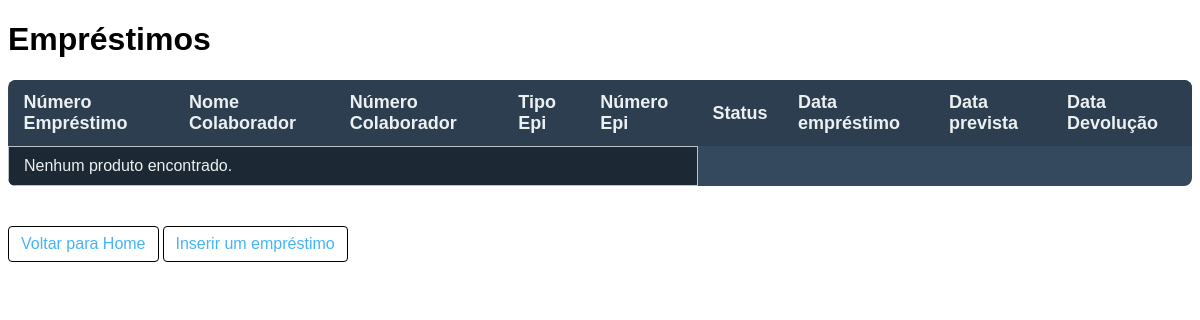
The app's page /emprestimos/, older data.
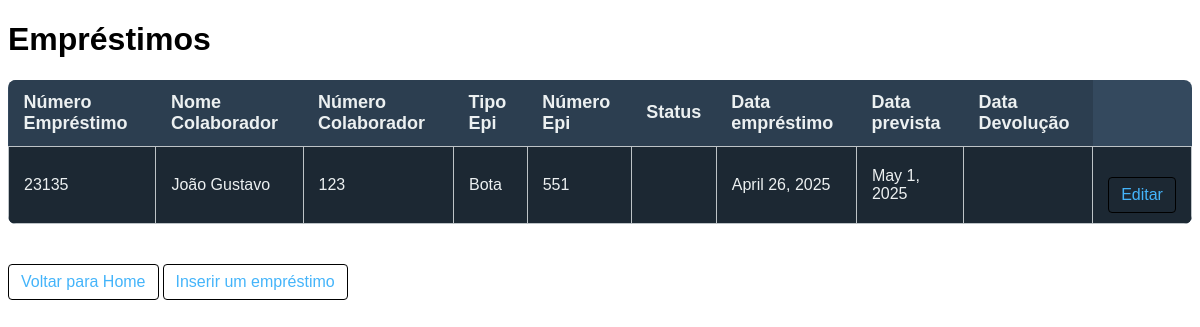
The same page, newer data.
### epi_app/models.py (models this page shows, shortened)
class EmprestimoModel(models.Model):
    numero_emprestimo = models.IntegerField(null=False)
    colaborador = models.ForeignKey(ColaboradorModel, on_delete=models.CASCADE)
    epi = models.ForeignKey(EpiModel, on_delete=models.CASCADE)
    data_emprestimo = models.DateField(auto_now_add=True)
    data_prevista = models.DateField(blank=True)
    data_devolucao = models.DateField(null=True, blank=True)
    status = models.CharField(null=False)
    observacao = models.TextField(blank=True)

class ColaboradorModel(models.Model):
    cpf = models.CharField(max_length=14, null=False)
    nome = models.CharField(max_length=100, null=False)
    numero_colaborador = models.IntegerField(null=False)
    setor = models.CharField(max_length=45, null=False)
    cargo = models.CharField(max_length=45)
    telefone = models.CharField(max_length=14)

class EpiModel(models.Model):
    tipo = models.CharField(max_length=100, null=False)
    numero_epi = models.IntegerField(null=False)

### epi_app/views.py (the view)
# urls.py: path('emprestimos/', views.emprestimos, name='emprestimos'),
def emprestimos(request):
    emprestimo = EmprestimoModel.objects.select_related('colaborador', 'epi').all()
    return render(request, 'pages/emprestimos.html', context={'emprestimos': emprestimo})

### epi_app/templates/pages/emprestimos.html (shortened to what this page needs)
{% load static %}
<!DOCTYPE html>
<html lang="pt-br">
<head>
</head>
<body>
  <h1>Empréstimos</h1>
  <table>
    <tr>
      <th>Número Empréstimo </th>
      <th>Nome Colaborador </th>
      <th>Número Colaborador </th>
      <th>Tipo Epi </th>
      <th>Número Epi </th>
      <th>Status </th>
      <th>Data empréstimo </th>
      <th>Data prevista </th>
      <th>Data Devolução </th>
    </tr>
    {% for emprestimo in emprestimos %}
      <tr>
        <td>{{ emprestimo.numero_emprestimo }}</td>
        <td>{{ emprestimo.colaborador.nome }}</td>
        <td>{{ emprestimo.colaborador.numero_colaborador }}</td>
        <td>{{ emprestimo.epi.tipo }}</td>
        <td>{{ emprestimo.epi.numero_epi }}</td>
        <td>{{ emprestimo.status }}</td>
        <td>{{ emprestimo.data_emprestimo }}</td>
        <td>{{ emprestimo.data_prevista }}</td>
        <td>{{ emrestimo.data_devolucao }}</td>
        <td><a class="editar" href="{% url 'atualizar_emprestimo' emprestimo.id %}">Editar</a></td>
      </tr>
    {% empty %}
      <tr><td colspan="5">Nenhum produto encontrado.</td></tr>
    {% endfor %}
  </table>
  <a href="{% url 'base' %}">Voltar para Home</a>
  <a href="{% url 'inserir_emprestimo' %}">Inserir um empréstimo</a>
</body>
</html>

Row changes from the older to the newer data that the page shows:
added EmprestimoModel: numero_emprestimo "23135", colaborador.nome "João Gustavo", colaborador.numero_colaborador "123", epi.tipo "Bota", epi.numero_epi "551", data_emprestimo "April 26, 2025", data_prevista "May 1, 2025"
Text that changed along with them:
text no longer shown: "Nenhum produto encontrado."
